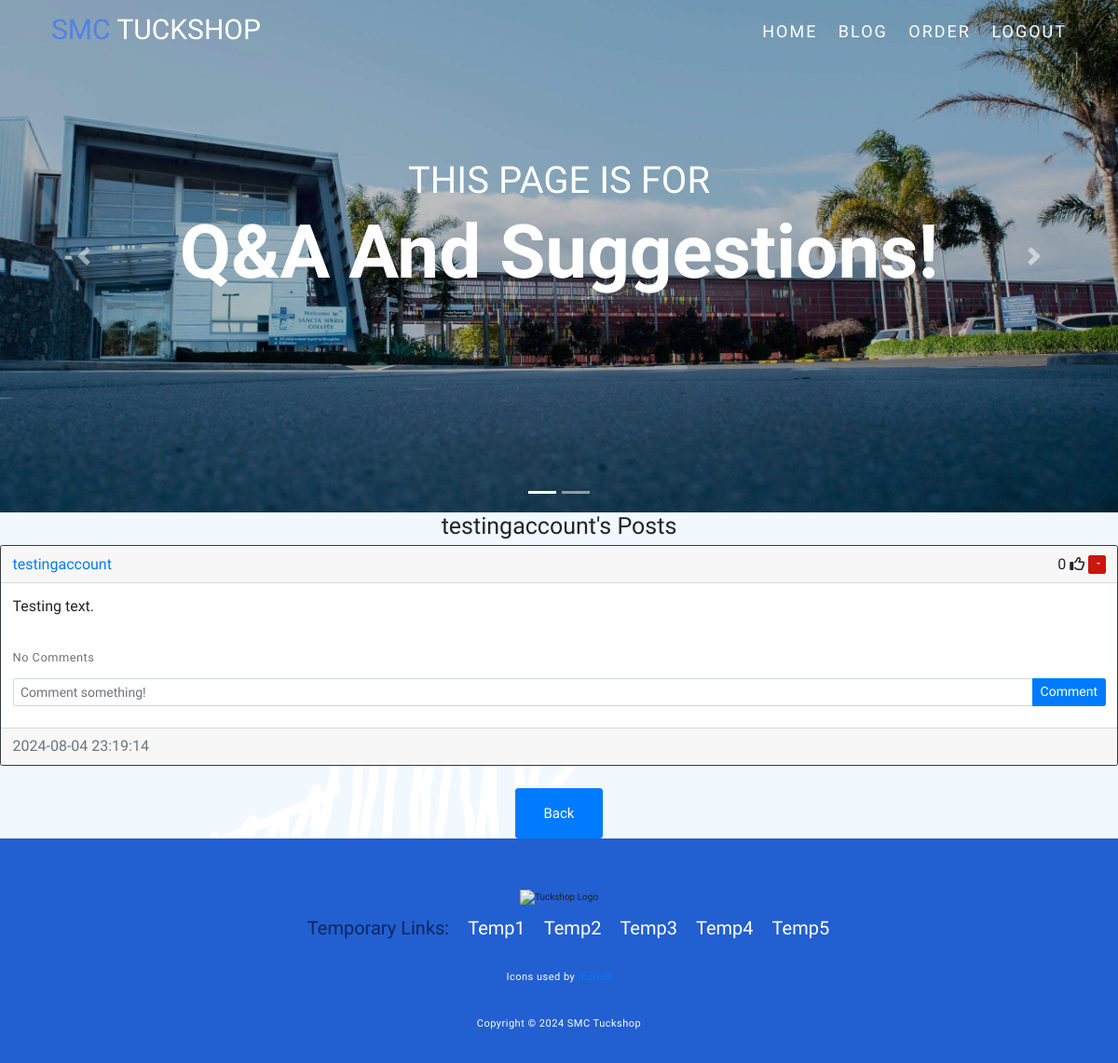
Before: /posts/testingaccount (signed in) with the older database file.
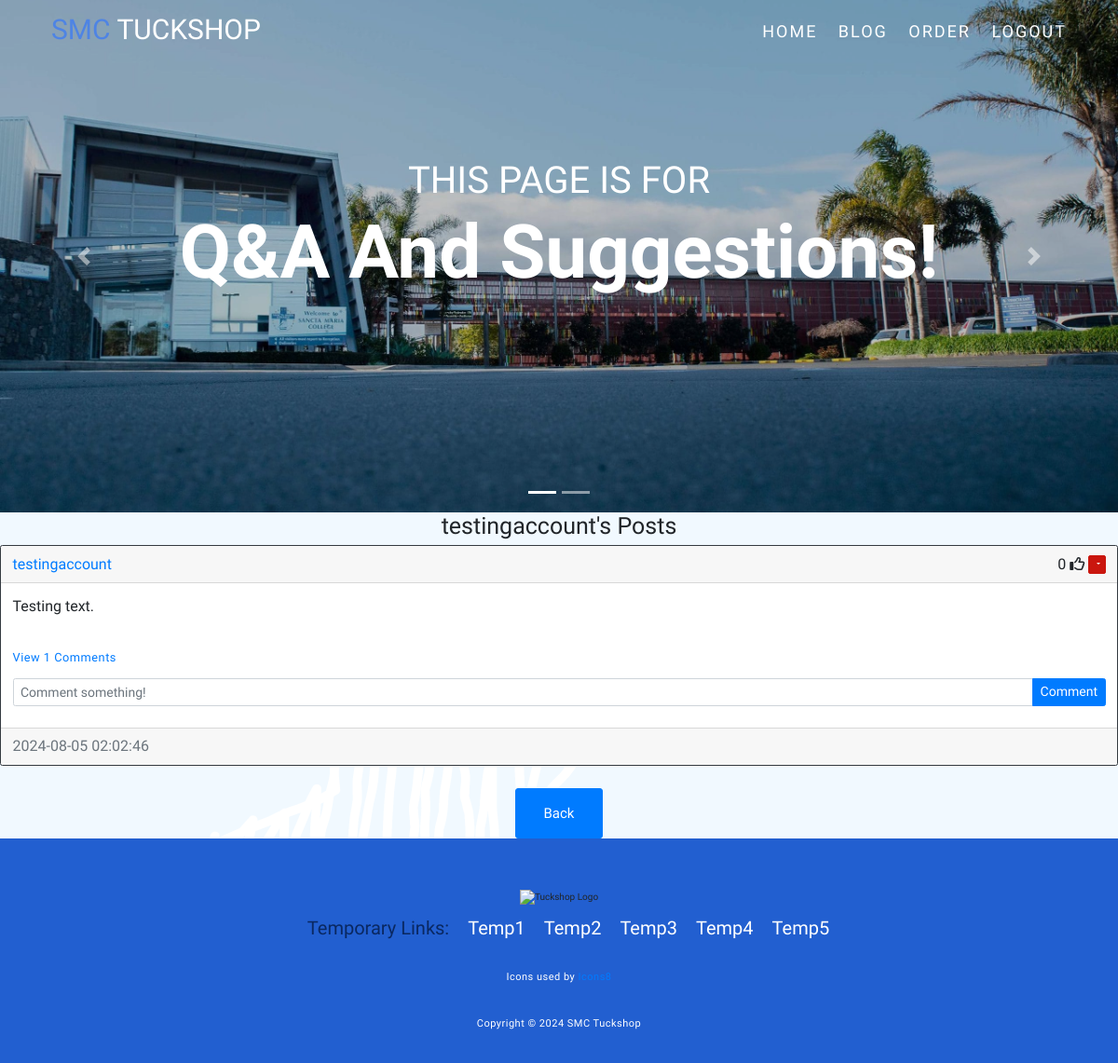
After: the same page with the newer database file.
### website/models.py (models this page shows)
class User(db.Model,UserMixin):
    id = db.Column(db.Integer, primary_key=True)
    email = db.Column(db.String(150), unique=True)
    username = db.Column(db.String(150), unique=True)
    password = db.Column(db.String(150))
    date_created = db.Column(db.DateTime(timezone=True), default=func.now())
    posts = db.relationship('Post', backref='user', passive_deletes=True)
    likes = db.relationship('Like', backref='user', passive_deletes=True)
    comments = db.relationship('Comment', backref='user', passive_deletes=True)
    orders = db.relationship('Order')

class Post(db.Model):
    id = db.Column(db.Integer, primary_key=True)
    text = db.Column(db.Text, nullable=False)
    date_created = db.Column(db.DateTime(timezone=True), default=func.now())
    author = db.Column(db.Integer, db.ForeignKey('user.id', ondelete="CASCADE"), nullable=False)
    likes = db.relationship('Like', backref='post', passive_deletes=True)
    comments = db.relationship('Comment', backref='post', passive_deletes=True)

### website/views.py (the view)
@views.route("/posts/<username>")
@login_required
def posts(username):
    user = User.query.filter_by(username=username).first()
    if not user:
        flash('No user with that username exists.', category='error')
        return redirect(url_for('views.home'))
    posts = Post.query.filter_by(author=user.id).all()
    return render_template("posts.html", user=current_user, posts=posts, username=username)

### website/__init__.py (called while the page is built)
def create_app():
    app = Flask(__name__)
    app.config['SECRET_KEY'] = "8I7xAHW8yD"
    app.config['SQLALCHEMY_DATABASE_URI'] = f'sqlite:///{DB_NAME}'
    db.init_app(app)
    from .views import views
    from .auth import auth
    app.register_blueprint(views, url_prefix="/")
    app.register_blueprint(auth, url_prefix="/")
    from .models import User, Post, Order
    with app.app_context():
        db.create_all()
    login_manager = LoginManager()
    login_manager.login_view = "auth.login"
    login_manager.init_app(app)
    @login_manager.user_loader
    def load_user(id):
        return User.query.get(int(id))
    return app

### website/templates/posts.html (shortened to what this page needs)
{% extends "posts_div.html" %} {% block title %}{{username}}'s Posts{% endblock %}
{% block header %} {{username}}'s Posts {% endblock %}
{% block footer %}
    <div align="center">
        <a href="/home"><button type="button" class="btn btn-primary btn-lg">Back</button></a>
    </div>
    {% endblock %}

### website/templates/posts_div.html (shortened to what this page needs)
{% extends "template.html" %} {% block title %}Home{% endblock %}{% block content
    %}
    <div id="hero-carousel" class="carousel slide" data-bs-ride="carousel">
        <div class="carousel-indicators">
            <button type="button" data-bs-target="#hero-carousel" data-bs-slide-to="0" class="active" aria-current="true" aria-label="Slide 1"></button>
            <button type="button" data-bs-target="#hero-carousel" data-bs-slide-to="1" aria-label="Slide 2"></button>
        </div>
        <div class="carousel-inner">
            <div class="carousel-item active c-item">
                <img src="{{ url_for('static', filename='assets/img/smcslide2.jpg') }}" class="d-block w-100 c-img" alt="Slide 1">
                <div class="carousel-caption top-0 mt-3">
                    <h2 class="text-uppercase">This Page is for</h2>
                    <h1 class="display-1 fw-bolder text-capitalize">Q&A and Suggestions!</h1>
                </div>
            </div>
        </div>
        <button class="carousel-control-prev" type="button" data-bs-target="#hero-carousel" data-bs-slide="prev">
            <span class="carousel-control-prev-icon" aria-hidden="true"></span>
        </button>
        <button class="carousel-control-next" type="button" data-bs-target="#hero-carousel" data-bs-slide="next">
            <span class="carousel-control-next-icon" aria-hidden="true"></span>
        </button>
    </div>
    <h1 align="center">{% block header %}Posts{% endblock %}</h1>
    <div id="posts" class="mx-auto" style="width: 1200px; font-size: 16px;">
        {% for post in posts %}
        <div class="card border-dark">
            <div class="card-header d-flex justify-content-between align-items-center">
                <a href="/posts/{{post.user.username}}">{{post.user.username}}</a>
                <div>
                    <span id="likes-count-{{post.id}}">
                        {{ post.likes|length }}</span>
                        {% if user.id in post.likes|map(attribute="author")|list %}
                        <i
                            class="fas fa-thumbs-up"
                            id="like-button-{{post.id}}"
                            onclick="like({{post.id}})"
                        ></i>
                        {% else %}
                        <i
                            class="far fa-thumbs-up"
                            id="like-button-{{post.id}}"
                            onclick="like({{post.id}})"
                        ></i>
                        {% endif %}
                    {% if user.id == post.author %}
                    <div class="btn-group">
                        <button
                            type="button"
                            class="btn btn-sm btn-primary dropdown-toggle"
                            data-toggle="dropdown">
                        </button>
                    </div>
                    {% endif %}
                </div>
            </div>
            <section id="commentingsection">
                <div class="card-body">
                    <div class="card-text" style="font-size: 16px;">{{post.text}}</div>
                    <br />
                    <p class="card-text" style="font-size: 16px;">
                        {% if post.comments|length > 0 %}
                        <a data-bs-toggle="collapse" href="#comments-{{post.id}}" role="button" style="font-size: 16px;">
                            <small>View {{post.comments|length}} Comments</small>
                        </a>
                        {% else %}
                        <small class="text-muted">No Comments</small>
                        {% endif %}
                    </p>
                    <form
                    class="input-group mb-3"
                    method="POST"
                    action="/create-comment/{{post.id}}"
                    >
                        <input
                            type="text"
                            id="text"
                            name="text"
                            class="form-control"
                            placeholder="Comment something!"
                            style="font-size: 14px;"
                        />
                        <button type="submit" class="btn btn-primary" style="font-size: 14px;">Comment</button>
                    </form>
                </div>
            </section>
            <div class="card-footer text-muted">{{post.date_created}}</div>
        </div>
        <br/ >
        {% endfor %}
    </div>
    {% block footer %}{% endblock %} {% endblock %}

### website/templates/template.html (shortened to what this page needs)
<!doctype html>
<html lang="en">
  <head>
    <link href="https://cdn.jsdelivr.net/npm/bootstrap@5.2.1/dist/css/bootstrap.min.css" rel="stylesheet">
    <link rel="stylesheet" href="https://cdn.jsdelivr.net/npm/bootstrap@4.6.2/dist/css/bootstrap.min.css">
    <link rel="stylesheet" href="https://cdn.jsdelivr.net/npm/bootstrap@4.4.1/dist/css/bootstrap.min.css">
    <link rel="stylesheet" type="text/css" href="{{ url_for('static', filename='style.css') }}">
  </head>
  <body>
    <header>
      <section id="header">
        <div class="header container">
          <div class="nav-bar">
            <div class="brand">
              <a href="/home">
                <h1><span>SMC </span>Tuckshop</h1>
              </a>
            </div>
            <div class="nav-list">
              <ul>
                {% if user.is_authenticated %}
                  <li class="nav-item">
                    <a class="nav-link" href="/home">Home</a>
                  </li>
                  <li class="nav-item">
                    <a class="nav-link" href="/blog">Blog</a>
                  </li>
                  <li class="nav-item">
                    <a class="nav-link" href="/order">Order</a>
                  </li>
                  <li class="nav-item">
                    <a class="nav-link" href="/logout">Logout</a>
                  </li>
                {% endif %}
              </ul>
            </div>
          </div>
        </div>
      </section>
  </header>
    <main>
        {% block content %}{% endblock %}
    </main>
    <footer>
      <ul class="social_icon">
        <li><a href="https://www.facebook.com/facebook/" target="_blank"></a></li>
        <li><a href="https://twitter.com/explore" target="_blank"></a></li>
        <li><a href="https://www.youtube.com/" target="_blank"></a></li>
        <li><a href="https://www.instagram.com/" target="_blank"></a></li>
      </ul>
      <div class="footerlogo">
        <img src="./images/skinsaviourlogoimg.png" alt="Tuckshop Logo">
      </div>
      <ul class="menu">
        <h2>Temporary Links:</h2>
        <li><a href="https://www.byrdie.com/" target="_blank">Temp1</a></li>
        <li><a href="https://www.stylevana.com/en_US/" target="_blank">Temp2</a></li>
        <li><a href="https://www.glowrecipe.com/?gclid=Cj0KCQjwlPWgBhDHARIsAH2xdNfi13vn9NdsKGm70pEZXahxDqmpMx7AA4irLWsh8yxX2nXlxysfPEEaAnAHEALw_wcB" target="_blank">Temp3</a></li>
        <li><a href="https://us.althea.kr/" target="_blank">Temp4</a></li>
        <li><a href="https://hikoco.co.nz/" target="_blank">Temp5</a></li>
      </ul>
      <p><a target="_blank" href="https://icons8.com/icon/5gi5Fhj344Ay/1"></a>Icons used by <a target="_blank" href="https://icons8.com">Icons8</a></p>
      <p>Copyright © 2024 SMC Tuckshop</p>
    </footer>
  </body>
</html>

### website/static/style.css (style rules this page uses)
* { padding: 0; margin: 0; box-sizing: border-box; font-family: 'Sniglet', cursive; }
body { background-image: url(assets/img/backgroundimage.png); }
.card-header .btn-group button { background-color: rgb(202, 22, 14); border-color: rgb(202, 22, 14); }
.btn-lg { font-size: 1.5rem; padding: 15px 30px; }
footer { position: relative; width: 100%; background: rgb(34, 95, 208); min-height: 100px; padding: 20px 50px; display: flex; justify-content: center; align-items: center; flex-direction: column; }
footer .social_icon, footer .menu { position: relative; display: flex; justify-content: center; align-items: center; margin: 10px 0; flex-wrap: wrap; }
footer .social_icon li, footer .menu li { list-style: none; }
footer .social_icon li a, footer .menu li a { font-size: 2em; color: #fff; margin: 0 10px; display: inline-block; transition: 0.5s; }
footer .menu h2 { font-size: 2em; color: rgb(10, 40, 97); margin: 0 10px; display: inline-block; transition: 0.5s; }
footer p { color: #fff; text-align: center; margin-top: 15px; margin-bottom: 10px; font-size: 1.1em; }
html { font-size: 10px; scroll-behavior: smooth; }
a, a:hover, a:focus, a:active { text-decoration: none !important; }
.container { min-height: 100vh; width: 100%; display: flex; align-items: center; justify-content: center; }
img { height: 100%; width: 100%; object-fit: cover; }
p { color: black; font-size: 1.4rem; margin-top: 5px; line-height: 2.5rem; font-weight: 300; letter-spacing: .05rem; }
.brand h1 { font-size: 3rem; text-transform: uppercase; color: white; text-decoration: none; }
.brand span { color: rgb(78, 132, 228); text-decoration: none; }
#header { position: fixed; z-index: 1000; left: 0; top: 0; width: 100vw; height: auto; text-decoration: none; }
#header .header { min-height: 8vh; background-color: transparent; transition: 0.3s ease background-color; border-radius: 10px; }
#header .nav-bar { display: flex; align-items: center; justify-content: space-between; width: 100%; height: 100%; max-width: 1300px; padding: 0 10px; }
#header .nav-list ul { list-style: none; position: absolute; background-color: rgb(28, 74, 154); text-decoration: none; width: 100vw; height: 100vh; left: 100%; top: 0; display: flex; flex-direction: column; justify-content: center; align-items: center; z-index: 1; overflow-x: hidden; transition: 0.5s ease left; }
#header .nav-list ul a { font-size: 2.5rem; font-weight: 500; letter-spacing: 0.2rem; text-decoration: none; color: white; text-transform: uppercase; text-align: center; padding: 20px 0px 12px 20px; display: block; }
#header .nav-list ul a::after { content: attr(data-after); position: absolute; top: 50%; left: 53%; transform: translate(-50%, -50%) scale(0); color: rgb(78, 132, 228); font-size: 13rem; letter-spacing: 50px; text-decoration: none; z-index: -1; transition: 0.3s ease letter-spacing; }
.c-item { height: 550px; }
.c-img { height: 100%; object-fit: cover; filter: brightness(0.75); }
.carousel-caption h2 { font-size: 4rem; margin-top: 14rem !important; }
.carousel-caption h1 { font-size: 8rem; }
@media only screen and (min-width: 1200px) { #header .nav-list ul { position: initial; display: block; height: auto; width: fit-content; background-color: transparent; } }
@media only screen and (min-width: 1200px) { #header .nav-list ul li { display: inline-block; } }
@media only screen and (min-width: 1200px) { #header .nav-list ul li a { font-size: 1.8rem; } }
@media only screen and (min-width: 1200px) { #header .nav-list ul a:after { display: none; } }

Changed rows visible on the page:
changed Post "Testing text.": comments|length (not shown) → "1"; date_created "2024-08-04 23:19:14" → "2024-08-05 02:02:46"; text "No Comments" → "View Comments"
